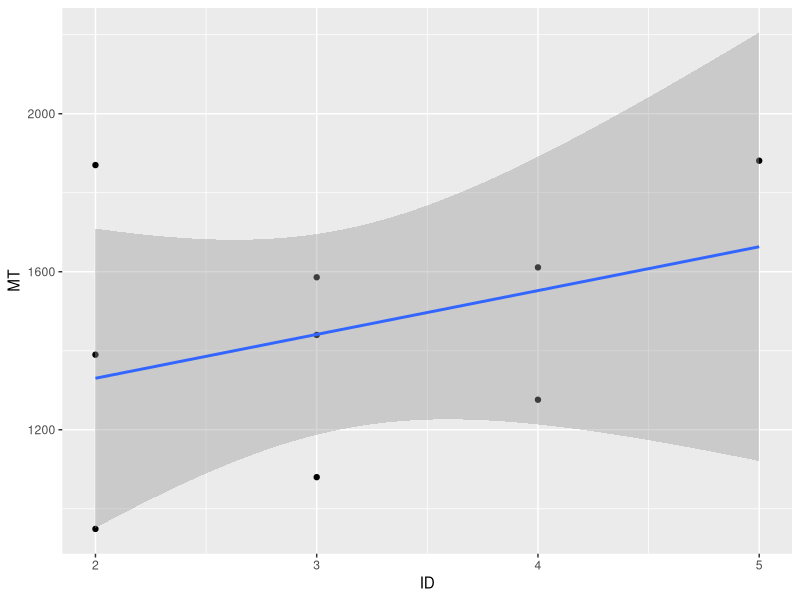
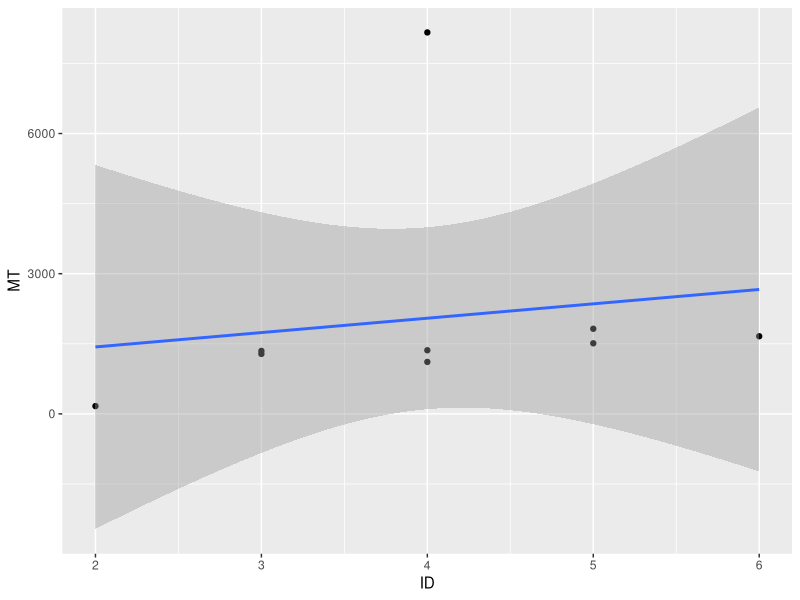
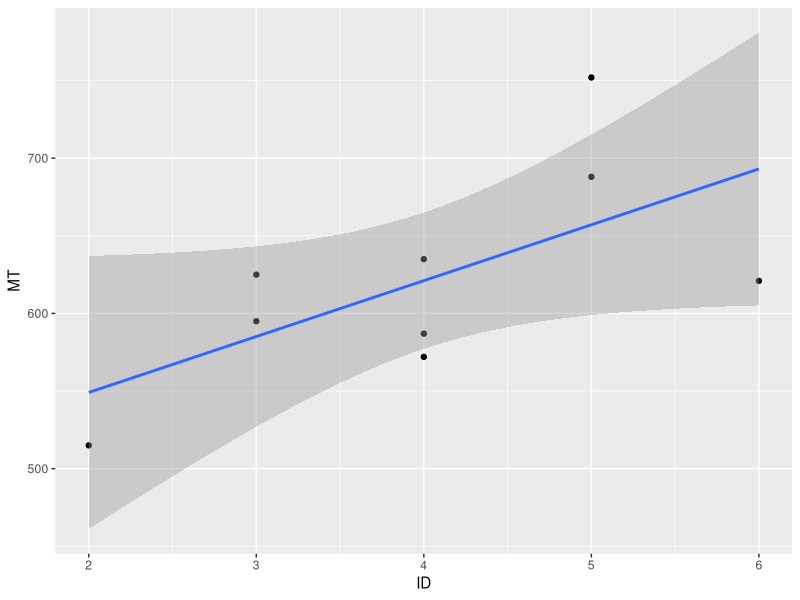
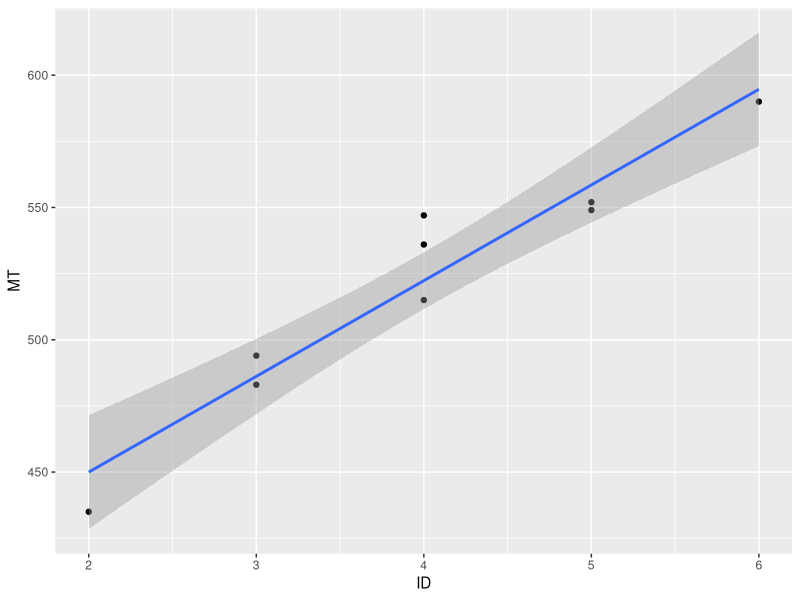

Write R code to recreate these figures, in order.
## ---- chunk 1
knitr::opts_chunk$set(echo = TRUE)
## ---- chunk 2
library(ggplot2)
## ---- chunk 3
meanMTdf <- read.csv("../data/20211117_1527_MeanMT.csv", header=T)
rawdf <- read.csv("../data/20211117_1527_RawData.csv", header=T)
rawdf
meanMTdf
## ---- chunk 4
ggplot(meanMTdf, aes(ID, MT)) +
  geom_point() +
  geom_smooth(method='lm')
## ---- chunk 5
model <- lm(MT~ID, data = meanMTdf)
summary(model)
## ---- chunk 6
meanMTdf <- read.csv("../data/20231116_1455_MeanMT.csv", header=T)
rawdf <- read.csv("../data/20231116_1454_RawData.csv", header=T)
rawdf
meanMTdf
## ---- chunk 7
ggplot(meanMTdf, aes(ID, MT)) +
  geom_point() +
  geom_smooth(method='lm')
## ---- chunk 8
model <- lm(MT~ID, data = meanMTdf)
summary(model)
## ---- chunk 9
meanMTdf <- read.csv("../data/20231116_1557_MeanMT.csv", header=T)
rawdf <- read.csv("../data/20231116_1557_RawData.csv", header=T)
rawdf
meanMTdf
## ---- chunk 10
ggplot(meanMTdf, aes(ID, MT)) +
  geom_point() +
  geom_smooth(method='lm')
## ---- chunk 11
model <- lm(MT~ID, data = meanMTdf)
summary(model)
## ---- chunk 12
meanMTdf <- read.csv("../data/20231116_1705_MeanMT.csv", header=T)
rawdf <- read.csv("../data/20231116_1705_RawData.csv", header=T)
rawdf
meanMTdf
## ---- chunk 13
ggplot(meanMTdf, aes(ID, MT)) +
  geom_point() +
  geom_smooth(method='lm')
## ---- chunk 14
model <- lm(MT~ID, data = meanMTdf)
summary(model)
